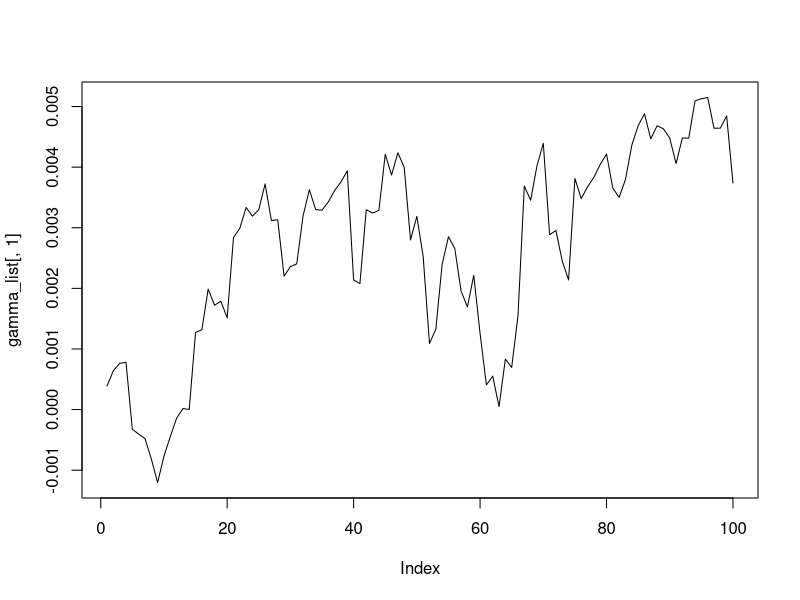

Write R code to recreate this figure.
## ---- chunk 1
library(MASS)
library(tidyverse)
## ---- chunk 2
origin_df <- read.csv("hurrican703.csv")

hurricane_df <- origin_df %>% 
  mutate(
    Month = factor(Month, levels = month.name[-c(2:3)]), # April-January (January ref, may choose another)
    Nature = as.factor(Nature), # TS,ET,DS,SS,NR (DS ref, may choose another)
    # note: one hurricane can have multiple natures throughout its life
    time = gsub("[()]", "", time),
    time = paste0(ifelse(substr(time, 1, 2) > 23, "19", "20"), time),
    time = as.POSIXct(time, format = "%Y-%m-%d %H:%M:%S"),
    hour = substr(time, 12, 19)
  ) %>% 
  # remove data not at six-hour time intervals. (613 observations)
  filter(hour %in% c("00:00:00", "06:00:00", "12:00:00", "18:00:00")) %>% 
  dplyr::select(-hour)

# remove hurricanes that has only 2 (<3) observations (change the threshold if you wish)
few_id <- hurricane_df %>% 
  group_by(ID) %>% 
  summarize(obs = n()) %>% 
  filter(obs < 3) %>% 
  .$ID
hurricane_df <- hurricane_df %>% filter(!(ID %in% few_id)) # remove 2 hurricanes

# manually correct those data
hurricane_df <- 
  hurricane_df %>% 
  mutate(
    # 2 hurricanes with the name ALICE.1954
    ID = ifelse(ID == "ALICE.1954" & Month == "June", "ALICE.1954(1)", ID),
    ID = ifelse(ID == "ALICE.1954", "ALICE.1954(2)", ID),
    # 4 hurricanes with the name SUBTROP:UNNAMED.1974
    ID = ifelse(ID == "SUBTROP:UNNAMED.1974" & Month == "June", "SUBTROP:UNNAMED.1974(1)", ID),
    ID = ifelse(ID == "SUBTROP:UNNAMED.1974" & Month == "July", "SUBTROP:UNNAMED.1974(2)", ID),
    ID = ifelse(ID == "SUBTROP:UNNAMED.1974" & Month == "August", "SUBTROP:UNNAMED.1974(3)", ID),
    ID = ifelse(ID == "SUBTROP:UNNAMED.1974", "SUBTROP:UNNAMED.1974(4)", ID),
    # 2 hurricanes with the name SUBTROP:UNNAMED.1976
    ID = ifelse(ID == "SUBTROP:UNNAMED.1976" & Month == "May", "SUBTROP:UNNAMED.1976(1)", ID),
    ID = ifelse(ID == "SUBTROP:UNNAMED.1976", "SUBTROP:UNNAMED.1976(2)", ID)
  )

diff_df <-
  hurricane_df %>% 
  group_by(ID) %>% 
  mutate(
    lat_diff = lead(Latitude) - Latitude,
    long_diff = lead(Longitude) - Longitude,
    wind_diff = lead(Wind.kt) - Wind.kt,
    time_j = round(difftime(time, min(time), units = "hours")/6) %>% as.integer
  ) %>% 
  dplyr::select(ID, lat_diff, long_diff, wind_diff, time_j)
## ---- chunk 3
# data partition
id <- hurricane_df %>% dplyr::select(ID) %>% unique %>% as.vector %>% unlist
set.seed(1)
index <- sample(1:length(id), size = 0.8*length(id))
training_id <- id[index]
test_id <- id[-index]
Training <- hurricane_df %>% filter(ID %in% training_id)
Test <- hurricane_df %>% filter(ID %in% test_id)
## ---- chunk 4
n <- length(unique(Training$ID))

Y <- split(Training$Wind.kt, Training$ID) %>% 
  lapply(function(x) x[-c(1:2)])

X <- Training %>% 
  group_by(ID) %>% 
  slice(1) %>% 
  dplyr::select(ID, Season, Month, Nature) %>% 
  ungroup(ID)
X <- model.matrix(~., X[-1])[,-1]

Z <- Training %>% 
  group_by(ID) %>% 
  mutate(
    intercept = 1,
    wind_pre = lag(Wind.kt),
    lat_diff = lag(Latitude) - lag(Latitude, 2),
    long_diff = lag(Longitude) - lag(Longitude, 2),
    wind_diff = lag(Wind.kt) - lag(Wind.kt, 2),
  ) %>% 
  drop_na %>% 
  dplyr::select(ID, intercept, wind_pre, lat_diff, long_diff, wind_diff)
Z <- split(Z[, names(Z)[-1]], Z$ID) %>% 
  lapply(as.matrix)

m <- Training %>% 
  group_by(ID) %>% 
  summarize(obs = n() - 2) %>% 
  .$obs
## ---- chunk 5
# constants
nu <- 5 # suggested
V <- diag(5) # try other
S <- diag(5) # try other

# initial values of variables (please try other)
B0 <- matrix(rep(0, 5*n), ncol = n, nrow = 5) # each column is beta_i
mu0 <- rep(0, 5)
Sigma0 <- diag(5)
gamma0 <- rep(0, 14)
sigma0 <- 10



B_sample <- function(mu, Sigma, gamma, sigma) {
  Sigma.inv <- solve(Sigma)
  B_mean_cov <- function(i) {
    cov <- solve(Sigma.inv + 1/sigma^2 * t(Z[[i]]) %*% Z[[i]])
    mean <- cov %*% (Sigma.inv %*% mu + 1/sigma^2 * colSums((Y[[i]] - (X[i,] %*% gamma)[,]) * Z[[i]]))
    list(mean = mean, cov = cov)
  }
  mean_cov_list <- lapply(1:n, B_mean_cov)
  B <- sapply(mean_cov_list, function(x) {mvrnorm(mu = x$mean, Sigma = x$cov)})
  return(B)
}
# helper function for sampling B


mu_sample <- function(B, Sigma) {
  cov <- V %*% solve(n*V + Sigma)
  mean <- cov %*% rowSums(B)
  mu <- mvrnorm(mu = mean, Sigma = cov)
  return(mu)
}

Sigma_sample <- function(B, mu) {
  Sigma.inv = rWishart(n = 1, Sigma = S + (B - mu) %*% t(B - mu), df = n + nu)[,,]
  Sigma = solve(Sigma.inv)
  return(Sigma)
}

gamma_sample <- function(B, sigma){
  X_trans <- sqrt(m) * X
  cov <- solve(400*diag(14) + 1/sigma^2 * t(X_trans) %*% X_trans)
  total <- rowSums(sapply(1:n, function(i) sum(Z[[i]] %*% B[,i] - Y[[i]]) * X[i,]))
  mean <- cov %*% (-1/sigma^2 * total)
  gamma <- mvrnorm(mu = mean, Sigma = cov)
  return(gamma)
}

# MH algorithm, not finished
sigma_sample <- function(B, gamma) {
  ####
  return(sigma)
}

MCMC <- function(B0, mu0, Sigma0, gamma0, sigma0, iter = 100) {
  B <- B0
  mu <- mu0
  Sigma <- Sigma0
  gamma <- gamma0
  sigma <- sigma0
  res <- vector("list", iter)
  for (i in 1:iter) {
    B <- B_sample(mu, Sigma, gamma, sigma)
    mu <- mu_sample(B, Sigma)
    Sigma <- Sigma_sample(B, mu)
    gamma <- gamma_sample(B, sigma)
    # sigma <- sigma_sample(B, gamma)
    res[[i]] <- list(B = B, mu = mu, Sigma = Sigma, gamma = gamma, sigma = sigma)
  }
  return(res)
}

set.seed(1)
res <- MCMC(B0, mu0, Sigma0, gamma0, sigma0, iter = 100) # try 100 iterations
B_list <- t(mapply(function(x) x$B, res))
mu_list <- t(mapply(function(x) x$mu, res))
colnames(mu_list) <- colnames(Z[[1]])
Sigma_list <- t(mapply(function(x) x$Sigma, res))
gamma_list <- t(mapply(function(x) x$gamma, res))
sigma_list <- t(mapply(function(x) x$sigma, res))
plot(gamma_list[,1], type = "l") # try plotting gamma_year
